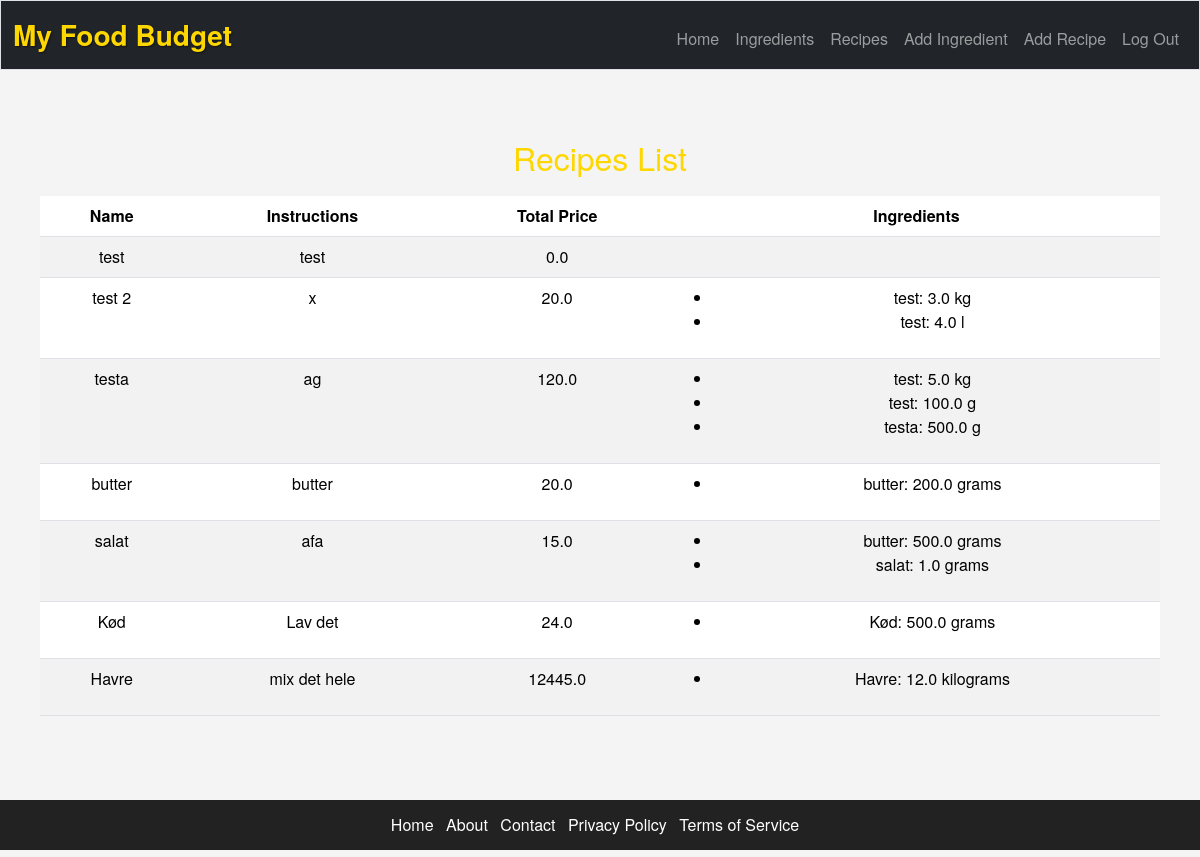
Before: /recipes (signed in) with the older database file.
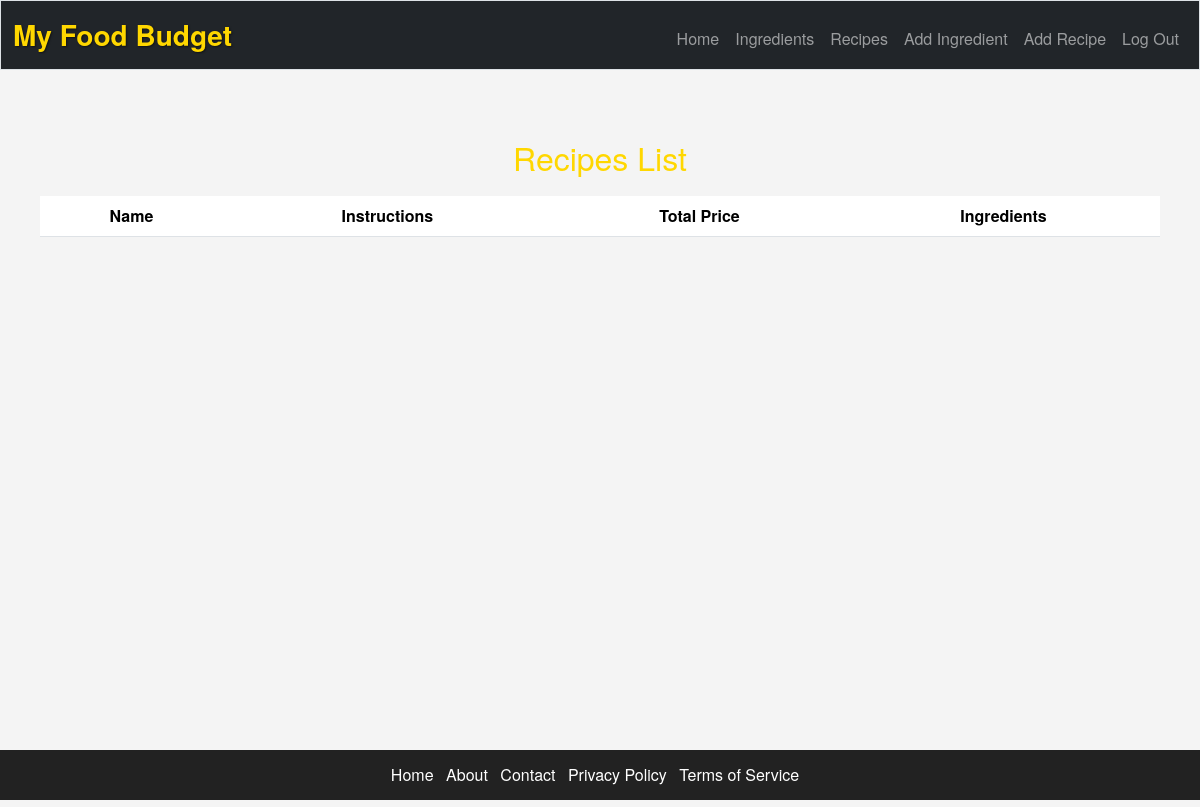
After: the same page with the newer database file.
### models.py (models this page shows)
class Recipe(db.Model):
    __tablename__ = 'recipes'
    id = db.Column(db.Integer, primary_key=True)
    name = db.Column(db.Text, nullable=False)
    instructions = db.Column(db.Text)
    total_price = db.Column(db.Float)

class RecipeIngredient(db.Model):
    __tablename__ = 'recipe_ingredients'
    recipe_id = db.Column(db.Integer, db.ForeignKey('recipes.id'), primary_key=True)
    ingredient_id = db.Column(db.Integer, db.ForeignKey('ingredients.id'), primary_key=True)
    quantity = db.Column(db.Float, nullable=False)
    quantity_unit = db.Column(db.Text, nullable=False)
    recipe = db.relationship('Recipe', backref=db.backref('recipe_ingredients', lazy=True))
    ingredient = db.relationship('Ingredient', backref=db.backref('recipe_ingredients', lazy=True))

class Ingredient(db.Model):
    __tablename__ = 'ingredients'
    id = db.Column(db.Integer, primary_key=True)
    name = db.Column(db.Text, nullable=False)
    quantity = db.Column(db.Float, nullable=False)
    quantity_unit = db.Column(db.Text, nullable=False)
    price = db.Column(db.Float, nullable=False)

### routes.py (the view)
    @app.route('/recipes')
    @login_required
    def recipes():
        recipes_list = get_all_recipes_with_ingredients()
        return render_template('recipes.html', recipes=recipes_list)

### app_factory.py (called while the page is built)
def create_app(config_class=DevelopmentConfig):
    app = Flask(__name__)
    app.config.from_object(config_class)
    db.init_app(app)
    Session(app)
    with app.app_context():
        initialize_database()
    @app.teardown_appcontext
    def teardown_db(exception):
        from db_helper import close_db
        close_db(exception)
    @app.after_request
    def after_request(response):
        response.headers["Cache-Control"] = "no-cache, no-store, must-revalidate"
        response.headers["Expires"] = 0
        response.headers["Pragma"] = "no-cache"
        return response
    from routes import init_routes
    init_routes(app)
    return app

### helpers.py (called while the page is built)
def login_required(f):
    @wraps(f)
    def decorated_function(*args, **kwargs):
        if session.get("user_id") is None:
            return redirect("/login")
        return f(*args, **kwargs)
    return decorated_function

### services.py (called while the page is built)
def get_all_recipes_with_ingredients():
    return get_all_recipes_with_ingredients_from_db()

### templates/recipes.html (shortened to what this page needs)
{% extends "layout.html" %}
{% block main %}
<div class="container">
    <h2>Recipes List</h2>
    <table class="table table-striped">
        <thead>
            <tr>
                <th>Name</th>
                <th>Instructions</th>
                <th>Total Price</th>
                <th>Ingredients</th>
            </tr>
        </thead>
        <tbody>
            {% for recipe in recipes %}
            <tr>
                <td>{{ recipe.name }}</td>
                <td>{{ recipe.instructions }}</td>
                <td>{{ recipe.total_price }}</td>
                <td>
                    <ul>
                        {% for ingredient in recipe.ingredients %}
                        <li>{{ ingredient.name }}: {{ ingredient.quantity }} {{ ingredient.unit }}</li>
                        {% endfor %}
                    </ul>
                </td>
            </tr>
            {% endfor %}
        </tbody>
    </table>
</div>
{% endblock %}

### templates/layout.html (shortened to what this page needs)
<!DOCTYPE html>
<html lang="en">
<head>
    <link href="https://cdn.jsdelivr.net/npm/bootstrap@5.3.3/dist/css/bootstrap.min.css" rel="stylesheet">
    <link href="/static/css/styles.css" rel="stylesheet">
</head>
<body>
    <nav class="bg-dark border navbar navbar-expand-md navbar-dark">
        <div class="container-fluid">
            <a class="navbar-brand my-food-budget" href="/">My Food Budget</a>
            <div class="collapse navbar-collapse" id="navbar">
                {% if session["user_id"] %}
                <ul class="navbar-nav ms-auto mt-2">
                    <li class="nav-item"><a class="nav-link" href="/">Home</a></li>
                    <li class="nav-item"><a class="nav-link" href="/ingredients">Ingredients</a></li>
                    <li class="nav-item"><a class="nav-link" href="/recipes">Recipes</a></li>
                    <li class="nav-item"><a class="nav-link" href="/add_ingredient">Add Ingredient</a></li>
                    <li class="nav-item"><a class="nav-link" href="/add_meal">Add Recipe</a></li>
                    <li class="nav-item"><a class="nav-link" href="/logout">Log Out</a></li>
                </ul>
                {% else %}
                <ul class="navbar-nav ms-auto mt-2">
                    <li class="nav-item"><a class="nav-link" href="/register">Register</a></li>
                    <li class="nav-item"><a class="nav-link" href="/login">Log In</a></li>
                </ul>
                {% endif %}
            </div>
        </div>
    </nav>
    <main class="container py-5 text-center">
        {% block main %}{% endblock %}
    </main>
    <footer class="footer">
        <div class="container text-center">
            <ul class="list-inline mb-0">
                <li class="list-inline-item"><a href="/">Home</a></li>
                <li class="list-inline-item"><a href="/about">About</a></li>
                <li class="list-inline-item"><a href="/contact">Contact</a></li>
                <li class="list-inline-item"><a href="/privacy-policy">Privacy Policy</a></li>
                <li class="list-inline-item"><a href="/terms-service">Terms of Service</a></li>
            </ul>
        </div>
    </footer>
</body>
</html>

### static/css/styles.css (style rules this page uses)
body, html { margin: 0; padding: 0; width: 100%; }
@media (min-width: 992px) { .container { max-width: 970px; } }
@media (min-width: 1200px) { .container { max-width: 1170px; } }
body { background-color: #f4f4f4; font-family: 'Helvetica Neue', Helvetica, Arial, sans-serif; margin: 0; padding: 0; display: flex; flex-direction: column; min-height: 100vh; }
main { flex: 1; display: flex; flex-direction: column; align-items: center; justify-content: flex-start; padding-top: 50px; }
.container { max-width: 100%; width: 100%; margin: 0 auto; padding: 20px; }
h2 { color: #FFD700; margin-bottom: 20px; }
nav { border-bottom: 2px solid #ddd; background-color: #343a40; }
.navbar-brand { font-size: 1.75rem; font-weight: bold; color: #FFD700; text-shadow: 1px 1px 2px rgba(0, 0, 0, 0.5); transition: transform 0.3s ease; }
a { color: #537fbe; text-decoration: none; }
.footer { background-color: #222; color: #fff; display: flex; align-items: center; justify-content: center; height: 50px; position: relative; bottom: 0; width: 100%; margin-top: auto; }
.footer a { color: #f5b82e; transition: color 0.2s ease; }
.list-inline { padding-left: 0; list-style: none; }
.list-inline-item { display: inline; margin-right: 10px; }
.list-inline-item a { color: inherit; text-decoration: none; }

Changed rows visible on the page:
removed Recipe: name "test", instructions "test", total_price "0.0"
removed Recipe: name "test 2", instructions "x", total_price "20.0"
removed RecipeIngredient: name "test", quantity "3.0", unit "kg", shown under "test 2"
removed RecipeIngredient: name "test", quantity "4.0", unit "l", shown under "test 2"
removed Recipe: name "testa", instructions "ag", total_price "120.0", unit "g"
removed Ingredient: name "test"
removed RecipeIngredient: quantity "5.0", unit "kg"
no longer on this page (row edited): Ingredient: name "test"
removed RecipeIngredient: quantity "100.0"
removed RecipeIngredient: name "testa", quantity "500.0", unit "g"
removed Recipe: name "butter", instructions "butter", total_price "20.0"
removed RecipeIngredient: name "butter", quantity "200.0", unit "grams"
removed Recipe: name "salat", instructions "afa", total_price "15.0"
removed RecipeIngredient: name "butter", quantity "500.0", unit "grams", shown under "salat"
removed RecipeIngredient: name "salat", quantity "1.0", unit "grams"
removed Recipe: name "Kød", instructions "Lav det", total_price "24.0"
removed RecipeIngredient: name "Kød", quantity "500.0", unit "grams"
removed Recipe: name "Havre", instructions "mix det hele", total_price "12445.0"
removed RecipeIngredient: name "Havre", quantity "12.0", unit "kilograms"
